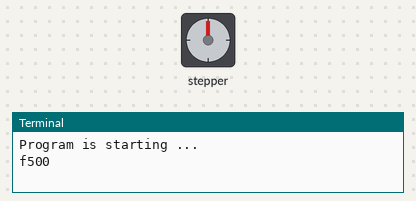
Recording of a program running on a simulated Raspberry Pi (BCM pin numbers). On the bench: stepper motor, the last lines printed to the terminal. The stepper is drawn at 2048 steps a turn. At 20.0 s the program stops and its outputs stay as they are.

Above: at 0.1 s.
At 10.75 s:
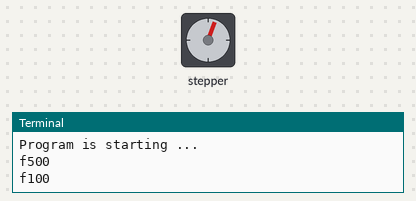
At 15.25 s:
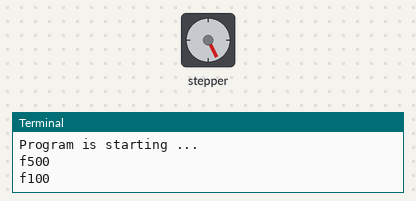
At 20.1 s:
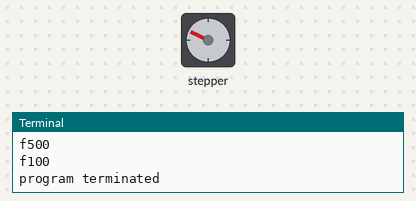
Timing chart, 0 to 21.5 s (numbered marks = the images above):
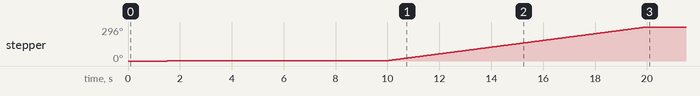

The program:

SteppingMotor3.py
```python
# Filename: SteppingMotor3.py
# Project: Freenove kit using pigpio C and Python library
# Description: control a stepping motor
# Author: JudaV
# date: october 2024


import pigpio
import time

pi = pigpio.pi()

G1 = 18  # set broadcom pin numbers
G2 = 23
G3 = 24
G4 = 25
pins = [G1, G2, G3, G4]


def setup():
    for pin in pins:
        pi.set_mode(pin, pigpio.OUTPUT)
        pi.write(pin, 0)


def loop():
    flash_500 = []  # flash every 500 ms
    flash_100 = []  # flash every 100 ms
    delay_1 = 500000
    delay_2 = 6000

    #                              ON     OFF  DELAY
    flash_500.append(
        pigpio.pulse(1 << G1, 1 << G4, delay_1)
    )  # the on and off positions are bitmasks
    flash_500.append(pigpio.pulse(1 << G2, 1 << G1, delay_1))
    flash_500.append(pigpio.pulse(1 << G3, 1 << G2, delay_1))
    flash_500.append(pigpio.pulse(1 << G4, 1 << G3, delay_1))

    flash_100.append(pigpio.pulse(1 << G1, 1 << G4, delay_2))
    flash_100.append(pigpio.pulse(1 << G2, 1 << G1, delay_2))
    flash_100.append(pigpio.pulse(1 << G3, 1 << G2, delay_2))
    flash_100.append(pigpio.pulse(1 << G4, 1 << G3, delay_2))

    pi.wave_clear()  # clear any existing waveforms

    pi.wave_add_generic(flash_500)  # 500 ms flashes
    f500 = pi.wave_create()  # create and save id

    pi.wave_add_generic(flash_100)  # 100 ms flashes
    f100 = pi.wave_create()  # create and save id

    pi.wave_send_repeat(f500)
    print("f500")
    time.sleep(10)

    pi.wave_send_repeat(f100)
    print("f100")
    time.sleep(10)


def destroy():
    pi.wave_tx_stop()  # stop waveform
    pi.wave_clear()  # clear all waveform
    for pin in pins:
        pi.write(pin, 0)
    pi.stop()  # Release all GPIO
    print("program terminated")


if __name__ == "__main__":  # Program entrance
    print("Program is starting ...")
    setup()
    try:
        loop()
    except KeyboardInterrupt:  # Press ctrl-c to end the program.
        print("\nprogram stopped by Keyboard Interrupt")

    finally:
        destroy()
```
